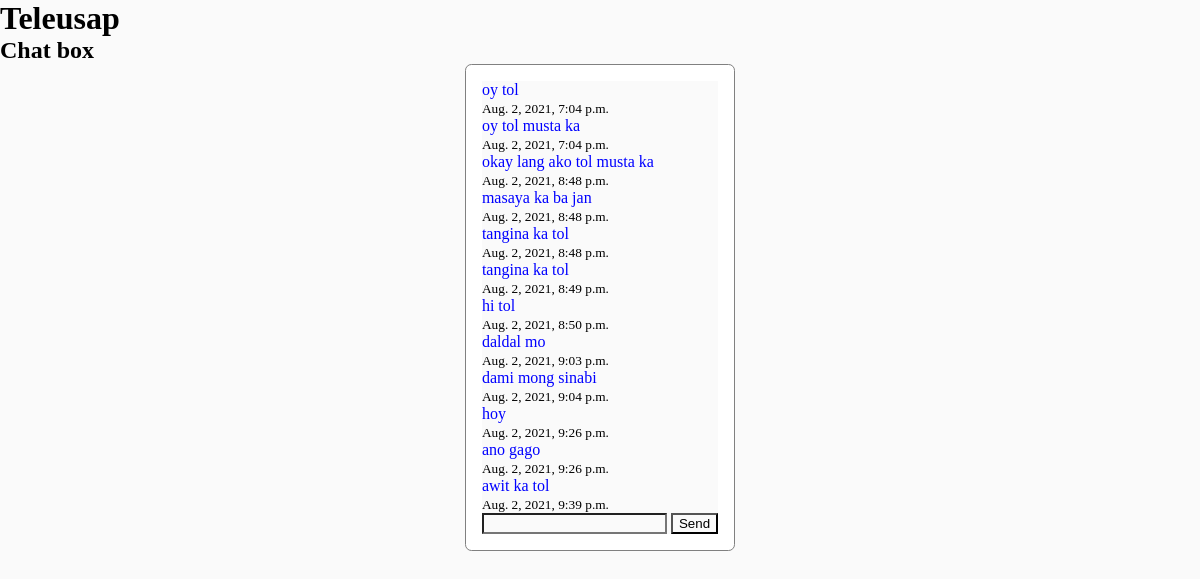
The page /teleusap/2021/1/ on the database its author committed.
### teleusap/models.py (models this page shows, shortened)
class Message(models.Model):
	chatbox = models.ForeignKey(ChatBox, on_delete=models.CASCADE)
	messager = models.ForeignKey(User, on_delete=models.CASCADE, related_name='messager')
	receiver = models.ForeignKey(User, on_delete=models.CASCADE, related_name='receiver')
	message = models.CharField(max_length=1000)
	file = models.FileField(blank=True, null=True)
	created = models.DateTimeField(auto_now_add=True)
	updated = models.DateTimeField(auto_now=True)
	class Meta:
		ordering = ('created',)

### teleusap/views.py (the view)
# urls.py: path('<int:year>/<int:id>/', views.ChatBoxView, name='chat_box'),
def ChatBoxView(request, year, id):
	messages = get_object_or_404(ChatBox, updated__year=year, id=id)
	if request.method == 'POST':
		form = MessageForm(request.POST)
		if form.is_valid():
			message = form.save(commit=False)
			message.chatbox = ChatBox.objects.get(id=id)
			message.messager = request.user
			message.receiver = User.objects.get(id=request.POST['receiver'])
			message.save()
	else:
		form = MessageForm()
	return render(request, './message/chatbox.html', {
		'messages': messages,
		'form': form})

### teleusap/forms.py
class MessageForm(forms.ModelForm):
	class Meta:
		model = Message
		fields = ('message',)

### teleusap/templates/message/chatbox.html (shortened to what this page needs)
{% extends '../base.html' %}
{% load static %}
{% block head %}
	<link rel="stylesheet" type="text/css" href="{% static 'css/chatbox.css' %}">
{% endblock %}
{% block content %}
	<h2>Chat box</h2>
	<div class="chat_box">
		<div class="container">
			{% for message in messages.message_set.all %}
				{% if request.user == message.messager %}
					<div class="messager">
						<p>{{ message.message }}</p>
						<small>{{ message.created }}</small>
					</div>
				{% else %}
					<div class="receiver">
						<p style="color:blue;">{{ message.message }}</p>
						<small>{{ message.created }}</small>
					</div>
				{% endif %}
				{% empty %}
				<p>No chats.</p>
			{% endfor %}
			<form method="POST">
				{{form.message}}
				<input type="submit" value="Send">
			</form>
		</div>
	</div>
{% endblock %}

### teleusap/templates/base.html (shortened to what this page needs)
{% load static %}
<!DOCTYPE html>
<html>
<head>
	<link rel="stylesheet" type="text/css" href="{% static 'css/base.css' %}">
	{% block head %}{% endblock %}
</head>
<body>
	<h1>Teleusap</h1>
	{% block content %}
	{% endblock %}
</body>
</html>

### teleusap/static/css/base.css (style rules this page uses)
* { margin: 0; background: #FAFAFA; }

### teleusap/static/css/chatbox.css (style rules this page uses)
.chat_box { display: flex; flex-direction: column; flex-wrap: wrap; justify-content: center; align-items: center; }
.container { background: #FFFFFF; padding: 1rem; border: 1px solid gray; border-radius: .4rem; }

### rows shown on the page
Message: message "oy tol", created "Aug. 2, 2021, 7:04 p.m."
Message: message "oy tol musta ka", created "Aug. 2, 2021, 7:04 p.m."
Message: message "okay lang ako tol musta ka", created "Aug. 2, 2021, 8:48 p.m."
Message: message "masaya ka ba jan", created "Aug. 2, 2021, 8:48 p.m."
Message: message "tangina ka tol", created "Aug. 2, 2021, 8:48 p.m."
Message: message "tangina ka tol", created "Aug. 2, 2021, 8:49 p.m."
Message: message "hi tol", created "Aug. 2, 2021, 8:50 p.m."
Message: message "daldal mo", created "Aug. 2, 2021, 9:03 p.m."
Message: message "dami mong sinabi", created "Aug. 2, 2021, 9:04 p.m."
Message: message "hoy", created "Aug. 2, 2021, 9:26 p.m."
Message: message "ano gago", created "Aug. 2, 2021, 9:26 p.m."
Message: message "awit ka tol", created "Aug. 2, 2021, 9:39 p.m."
